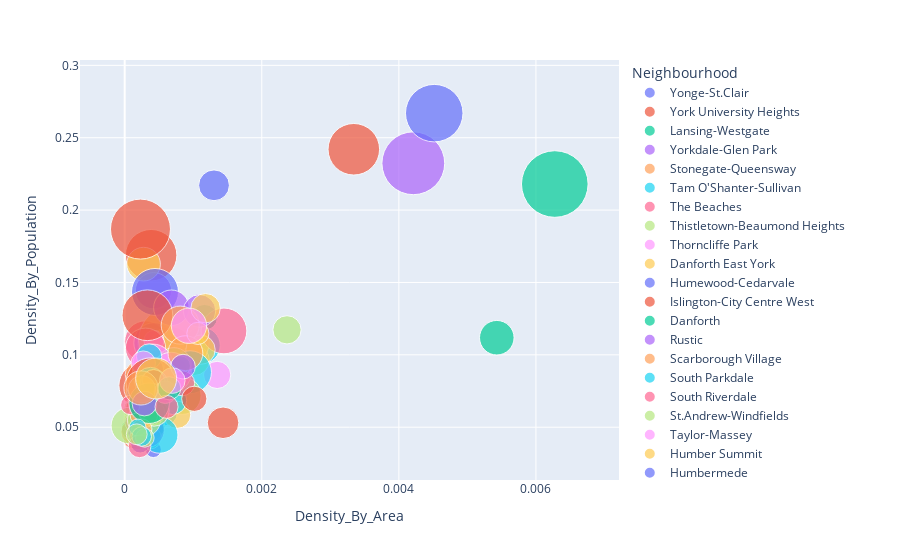

Notebook source saved alongside this figure:
### Code cell
px.scatter(neighborhoods_density, x = 'Density_By_Area', y = 'Density_By_Population', color = 'Neighbourhood', size = 'count', size_max = 50)
